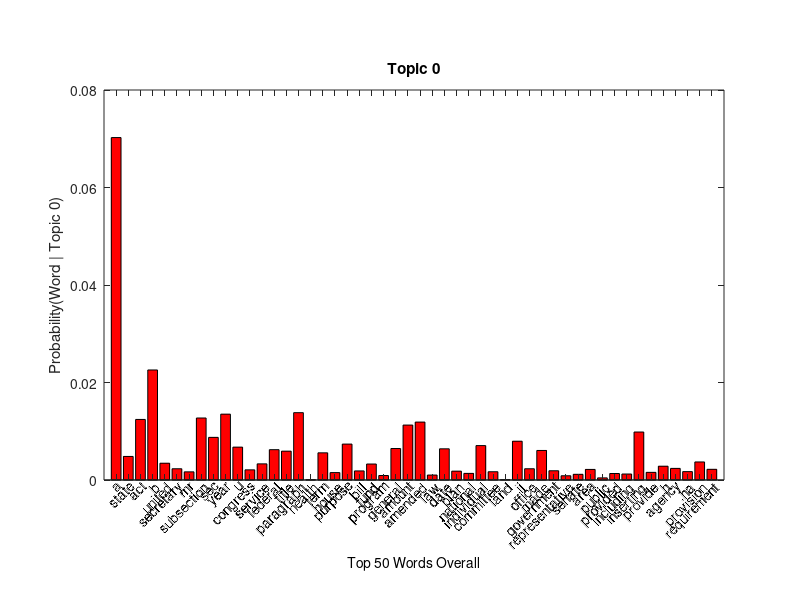
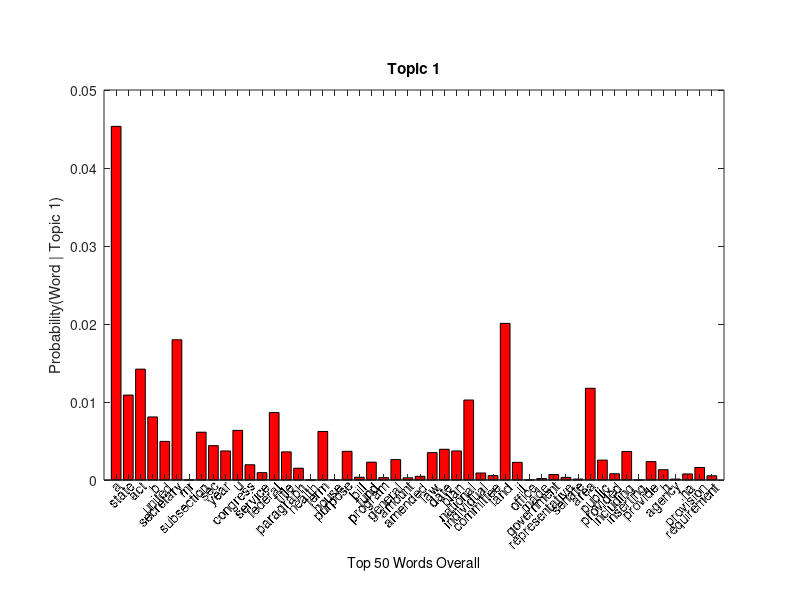
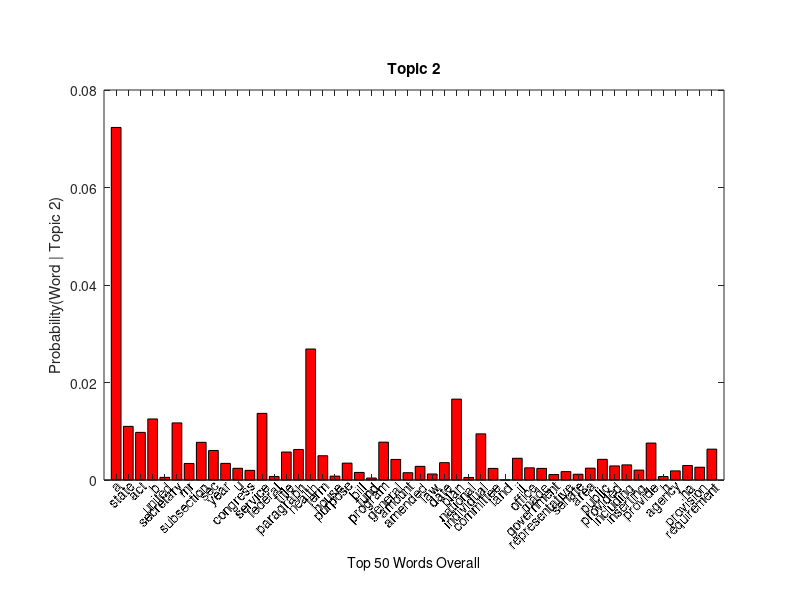
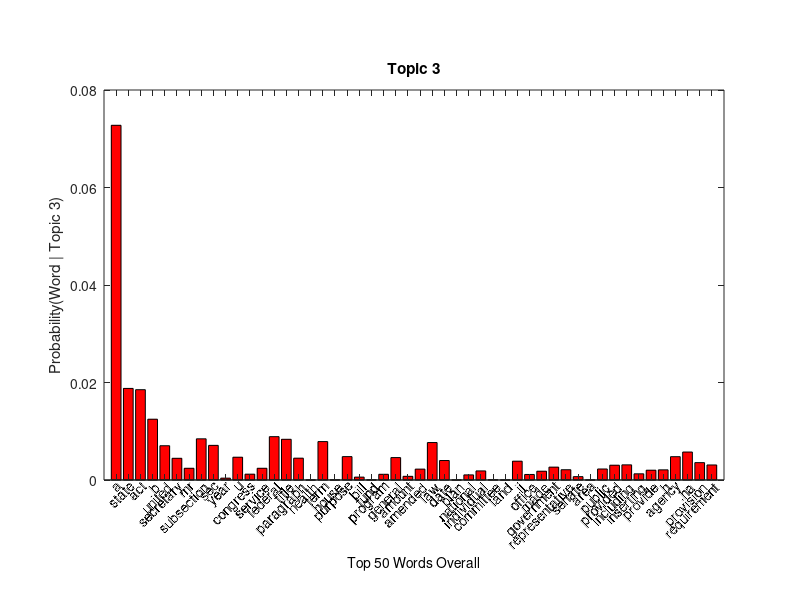

Here is the MATLAB script that generated these plots, in order:
figure
x = 1:1:50;
y = [ 0.070246 0.0048335 0.012424 0.022571 0.0034427 0.0023112 0.0016748 0.012718 0.0087464 0.013508 0.0067428 0.0020873 0.0033131 0.0062242 0.0059178 0.013814 4.8323e-05 0.005576 0.0015216 0.0073675 0.0018634 0.0032777 0.00092049 0.0064599 0.011269 0.011882 0.0010148 0.006401 0.0018162 0.0013566 0.007061 0.0016984 7.1895e-05 0.0079568 0.0023112 0.0060592 0.0018987 0.00087335 0.001168 0.0021698 0.00043726 0.001333 0.0012269 0.0098425 0.0015687 0.0028298 0.002382 0.0017219 0.003702 0.0021934 ];
h = bar(x,y, 'r');
title('Topic 0');
xlabels =  [ '              a  ';
'          state  ';
'            act  ';
'              b  ';
'         united  ';
'      secretary  ';
'             mr  ';
'     subsection  ';
'            sec  ';
'           year  ';
'              u  ';
'       congress  ';
'        service  ';
'        federal  ';
'          title  ';
'      paragraph  ';
'         health  ';
'           term  ';
'          house  ';
'        purpose  ';
'           bill  ';
'           fund  ';
'        program  ';
'        general  ';
'         amount  ';
'        amended  ';
'            law  ';
'           date  ';
'           plan  ';
'       national  ';
'     individual  ';
'      committee  ';
'           land  ';
'             ii  ';
'         office  ';
'           made  ';
'     government  ';
' representative  ';
'         senate  ';
'           area  ';
'         public  ';
'       provided  ';
'      including  ';
'      inserting  ';
'        provide  ';
'              h  ';
'         agency  ';
'             ha  ';
'      provision  ';
'    requirement  ';
];
ylabel('Probability(Word | Topic 0)')
pos = get(gca,'Position');
set(gca,'Position',[pos(1), .2, pos(3) .65])
Xt = 1:1:50;
Xl = [0 51];
set(gca,'XTick',Xt,'XLim',Xl);
ax = axis; 
axis(axis); 
Yl = ax(3:4); 

t = text(Xt,Yl(1)*ones(1,length(Xt)),xlabels(1:1:50,:));
set(t,'HorizontalAlignment','right','VerticalAlignment','top', ...
      'Rotation',45);

set(gca,'XTickLabel','')

for i = 1:length(t)
  ext(i,:) = get(t(i),'Extent');
end

LowYPoint = min(ext(:,2));

XMidPoint = Xl(1)+abs(diff(Xl))/2;
tl = text(XMidPoint,LowYPoint,'Top 50 Words Overall', ...
          'VerticalAlignment','top', ...
          'HorizontalAlignment','center');



figure
x = 1:1:50;
y = [ 0.04534 0.010889 0.014212 0.0080849 0.0049509 0.017982 2.3564e-06 0.0061291 0.0044089 0.0037255 0.0063647 0.0019582 0.00094493 0.0086505 0.0036077 0.0015105 2.3564e-06 0.0062233 2.3564e-06 0.0036784 0.00035582 0.0022881 0.00030869 0.002618 0.00028513 0.00047364 0.0035134 0.0039376 0.0037255 0.010253 0.0008978 0.0005679 0.020079 0.0022645 2.3564e-06 0.00019087 0.00070929 0.00033226 0.00012018 0.011761 0.0025473 0.00080354 0.0036548 2.3564e-06 0.0023588 0.001322 0.00012018 0.00077998 0.0016047 0.00054434 ];
h = bar(x,y, 'r');
title('Topic 1');
xlabels =  [ '              a  ';
'          state  ';
'            act  ';
'              b  ';
'         united  ';
'      secretary  ';
'             mr  ';
'     subsection  ';
'            sec  ';
'           year  ';
'              u  ';
'       congress  ';
'        service  ';
'        federal  ';
'          title  ';
'      paragraph  ';
'         health  ';
'           term  ';
'          house  ';
'        purpose  ';
'           bill  ';
'           fund  ';
'        program  ';
'        general  ';
'         amount  ';
'        amended  ';
'            law  ';
'           date  ';
'           plan  ';
'       national  ';
'     individual  ';
'      committee  ';
'           land  ';
'             ii  ';
'         office  ';
'           made  ';
'     government  ';
' representative  ';
'         senate  ';
'           area  ';
'         public  ';
'       provided  ';
'      including  ';
'      inserting  ';
'        provide  ';
'              h  ';
'         agency  ';
'             ha  ';
'      provision  ';
'    requirement  ';
];
ylabel('Probability(Word | Topic 1)')
pos = get(gca,'Position');
set(gca,'Position',[pos(1), .2, pos(3) .65])
Xt = 1:1:50;
Xl = [0 51];
set(gca,'XTick',Xt,'XLim',Xl);
ax = axis; 
axis(axis); 
Yl = ax(3:4); 

t = text(Xt,Yl(1)*ones(1,length(Xt)),xlabels(1:1:50,:));
set(t,'HorizontalAlignment','right','VerticalAlignment','top', ...
      'Rotation',45);

set(gca,'XTickLabel','')

for i = 1:length(t)
  ext(i,:) = get(t(i),'Extent');
end

LowYPoint = min(ext(:,2));

XMidPoint = Xl(1)+abs(diff(Xl))/2;
tl = text(XMidPoint,LowYPoint,'Top 50 Words Overall', ...
          'VerticalAlignment','top', ...
          'HorizontalAlignment','center');



figure
x = 1:1:50;
y = [ 0.072319 0.011005 0.0097733 0.012524 0.00054174 0.011714 0.0033939 0.0077313 0.0060605 0.0034108 0.0023982 0.0019763 0.013672 0.00072739 0.0057398 0.006263 0.02687 0.0049803 0.0007949 0.0034614 0.0015544 0.00040673 0.007765 0.0042209 0.0015037 0.0028032 0.0012337 0.0035627 0.016592 0.00052487 0.0094696 0.0023813 1.6877e-06 0.0044572 0.0024995 0.0023813 0.0011324 0.0017231 0.0011831 0.0024319 0.0042378 0.0028876 0.003107 0.0020269 0.0075794 0.00071051 0.001875 0.002972 0.0026176 0.0063305 ];
h = bar(x,y, 'r');
title('Topic 2');
xlabels =  [ '              a  ';
'          state  ';
'            act  ';
'              b  ';
'         united  ';
'      secretary  ';
'             mr  ';
'     subsection  ';
'            sec  ';
'           year  ';
'              u  ';
'       congress  ';
'        service  ';
'        federal  ';
'          title  ';
'      paragraph  ';
'         health  ';
'           term  ';
'          house  ';
'        purpose  ';
'           bill  ';
'           fund  ';
'        program  ';
'        general  ';
'         amount  ';
'        amended  ';
'            law  ';
'           date  ';
'           plan  ';
'       national  ';
'     individual  ';
'      committee  ';
'           land  ';
'             ii  ';
'         office  ';
'           made  ';
'     government  ';
' representative  ';
'         senate  ';
'           area  ';
'         public  ';
'       provided  ';
'      including  ';
'      inserting  ';
'        provide  ';
'              h  ';
'         agency  ';
'             ha  ';
'      provision  ';
'    requirement  ';
];
ylabel('Probability(Word | Topic 2)')
pos = get(gca,'Position');
set(gca,'Position',[pos(1), .2, pos(3) .65])
Xt = 1:1:50;
Xl = [0 51];
set(gca,'XTick',Xt,'XLim',Xl);
ax = axis; 
axis(axis); 
Yl = ax(3:4); 

t = text(Xt,Yl(1)*ones(1,length(Xt)),xlabels(1:1:50,:));
set(t,'HorizontalAlignment','right','VerticalAlignment','top', ...
      'Rotation',45);

set(gca,'XTickLabel','')

for i = 1:length(t)
  ext(i,:) = get(t(i),'Extent');
end

LowYPoint = min(ext(:,2));

XMidPoint = Xl(1)+abs(diff(Xl))/2;
tl = text(XMidPoint,LowYPoint,'Top 50 Words Overall', ...
          'VerticalAlignment','top', ...
          'HorizontalAlignment','center');



figure
x = 1:1:50;
y = [ 0.072761 0.018786 0.018527 0.012471 0.0070318 0.0044539 0.0024064 0.0084502 0.0071058 0.0003836 0.0046759 0.0011977 0.0024064 0.0088942 0.0083515 0.0044786 1.2334e-06 0.0078828 1.3568e-05 0.0047993 0.00059328 2.5902e-05 0.001173 0.0046019 0.00075362 0.0022337 0.0076855 0.0039975 1.2334e-06 0.0010496 0.0018637 3.8236e-05 1.2334e-06 0.0038619 0.001136 0.001802 0.0026408 0.0021104 0.00069195 1.2334e-06 0.0022584 0.0030355 0.0031095 0.0012717 0.0020117 0.0020857 0.0047869 0.0057367 0.0035658 0.0030848 ];
h = bar(x,y, 'r');
title('Topic 3');
xlabels =  [ '              a  ';
'          state  ';
'            act  ';
'              b  ';
'         united  ';
'      secretary  ';
'             mr  ';
'     subsection  ';
'            sec  ';
'           year  ';
'              u  ';
'       congress  ';
'        service  ';
'        federal  ';
'          title  ';
'      paragraph  ';
'         health  ';
'           term  ';
'          house  ';
'        purpose  ';
'           bill  ';
'           fund  ';
'        program  ';
'        general  ';
'         amount  ';
'        amended  ';
'            law  ';
'           date  ';
'           plan  ';
'       national  ';
'     individual  ';
'      committee  ';
'           land  ';
'             ii  ';
'         office  ';
'           made  ';
'     government  ';
' representative  ';
'         senate  ';
'           area  ';
'         public  ';
'       provided  ';
'      including  ';
'      inserting  ';
'        provide  ';
'              h  ';
'         agency  ';
'             ha  ';
'      provision  ';
'    requirement  ';
];
ylabel('Probability(Word | Topic 3)')
pos = get(gca,'Position');
set(gca,'Position',[pos(1), .2, pos(3) .65])
Xt = 1:1:50;
Xl = [0 51];
set(gca,'XTick',Xt,'XLim',Xl);
ax = axis; 
axis(axis); 
Yl = ax(3:4); 

t = text(Xt,Yl(1)*ones(1,length(Xt)),xlabels(1:1:50,:));
set(t,'HorizontalAlignment','right','VerticalAlignment','top', ...
      'Rotation',45);

set(gca,'XTickLabel','')

for i = 1:length(t)
  ext(i,:) = get(t(i),'Extent');
end

LowYPoint = min(ext(:,2));

XMidPoint = Xl(1)+abs(diff(Xl))/2;
tl = text(XMidPoint,LowYPoint,'Top 50 Words Overall', ...
          'VerticalAlignment','top', ...
          'HorizontalAlignment','center');



figure
x = 1:1:50;
y = [ 0.030083 0.02941 0.0069069 0.0023035 0.029251 1.7705e-06 0.037006 0.00044441 0.0010641 0.002091 0.0072433 0.020876 0.0017546 0.00037358 0.0017546 1.7705e-06 1.7705e-06 1.7705e-06 0.019141 0.001914 0.016645 1.7705e-06 1.7705e-06 0.0023212 1.7705e-06 0.0017723 0.0013474 0.0027992 1.7705e-06 0.0034897 0.0012411 0.011882 1.7705e-06 0.0012943 0.0091732 0.0017723 0.010696 0.012785 0.013121 1.7705e-06 0.00051523 0.0012234 0.0016661 0.0014536 0.0016484 0.0087128 1.7705e-06 0.003596 0.00017882 1.7705e-06 ];
h = bar(x,y, 'r');
title('Topic 4');
xlabels =  [ '              a  ';
'          state  ';
'            act  ';
'              b  ';
'         united  ';
'      secretary  ';
'             mr  ';
'     subsection  ';
'            sec  ';
'           year  ';
'              u  ';
'       congress  ';
'        service  ';
'        federal  ';
'          title  ';
'      paragraph  ';
'         health  ';
'           term  ';
'          house  ';
'        purpose  ';
'           bill  ';
'           fund  ';
'        program  ';
'        general  ';
'         amount  ';
'        amended  ';
'            law  ';
'           date  ';
'           plan  ';
'       national  ';
'     individual  ';
'      committee  ';
'           land  ';
'             ii  ';
'         office  ';
'           made  ';
'     government  ';
' representative  ';
'         senate  ';
'           area  ';
'         public  ';
'       provided  ';
'      including  ';
'      inserting  ';
'        provide  ';
'              h  ';
'         agency  ';
'             ha  ';
'      provision  ';
'    requirement  ';
];
ylabel('Probability(Word | Topic 4)')
pos = get(gca,'Position');
set(gca,'Position',[pos(1), .2, pos(3) .65])
Xt = 1:1:50;
Xl = [0 51];
set(gca,'XTick',Xt,'XLim',Xl);
ax = axis; 
axis(axis); 
Yl = ax(3:4); 

t = text(Xt,Yl(1)*ones(1,length(Xt)),xlabels(1:1:50,:));
set(t,'HorizontalAlignment','right','VerticalAlignment','top', ...
      'Rotation',45);

set(gca,'XTickLabel','')

for i = 1:length(t)
  ext(i,:) = get(t(i),'Extent');
end

LowYPoint = min(ext(:,2));

XMidPoint = Xl(1)+abs(diff(Xl))/2;
tl = text(XMidPoint,LowYPoint,'Top 50 Words Overall', ...
          'VerticalAlignment','top', ...
          'HorizontalAlignment','center');



figure
x = 1:1:50;
y = [ 0.035436 0.012514 0.018367 0.0099348 0.0060333 0.0099091 1.2834e-06 0.0043135 0.0090493 0.012938 0.007907 0.0065723 0.0099861 0.0058536 0.0044162 0.0028633 0.0015799 0.0023242 0.0030429 0.0026579 0.0026194 0.017456 0.012976 0.0027991 0.0090364 0.003659 0.0078172 0.0015285 1.2834e-06 0.0047627 0.00055315 0.0040183 0.00018096 2.6951e-05 0.0041852 0.0070215 0.0021061 0.0012718 0.0025167 0.0024269 0.0076375 0.0083434 0.0046472 0.0022729 0.0016184 0.00063015 0.0070215 0.001182 0.0036975 0.003197 ];
h = bar(x,y, 'r');
title('Topic 5');
xlabels =  [ '              a  ';
'          state  ';
'            act  ';
'              b  ';
'         united  ';
'      secretary  ';
'             mr  ';
'     subsection  ';
'            sec  ';
'           year  ';
'              u  ';
'       congress  ';
'        service  ';
'        federal  ';
'          title  ';
'      paragraph  ';
'         health  ';
'           term  ';
'          house  ';
'        purpose  ';
'           bill  ';
'           fund  ';
'        program  ';
'        general  ';
'         amount  ';
'        amended  ';
'            law  ';
'           date  ';
'           plan  ';
'       national  ';
'     individual  ';
'      committee  ';
'           land  ';
'             ii  ';
'         office  ';
'           made  ';
'     government  ';
' representative  ';
'         senate  ';
'           area  ';
'         public  ';
'       provided  ';
'      including  ';
'      inserting  ';
'        provide  ';
'              h  ';
'         agency  ';
'             ha  ';
'      provision  ';
'    requirement  ';
];
ylabel('Probability(Word | Topic 5)')
pos = get(gca,'Position');
set(gca,'Position',[pos(1), .2, pos(3) .65])
Xt = 1:1:50;
Xl = [0 51];
set(gca,'XTick',Xt,'XLim',Xl);
ax = axis; 
axis(axis); 
Yl = ax(3:4); 

t = text(Xt,Yl(1)*ones(1,length(Xt)),xlabels(1:1:50,:));
set(t,'HorizontalAlignment','right','VerticalAlignment','top', ...
      'Rotation',45);

set(gca,'XTickLabel','')

for i = 1:length(t)
  ext(i,:) = get(t(i),'Extent');
end

LowYPoint = min(ext(:,2));

XMidPoint = Xl(1)+abs(diff(Xl))/2;
tl = text(XMidPoint,LowYPoint,'Top 50 Words Overall', ...
          'VerticalAlignment','top', ...
          'HorizontalAlignment','center');



